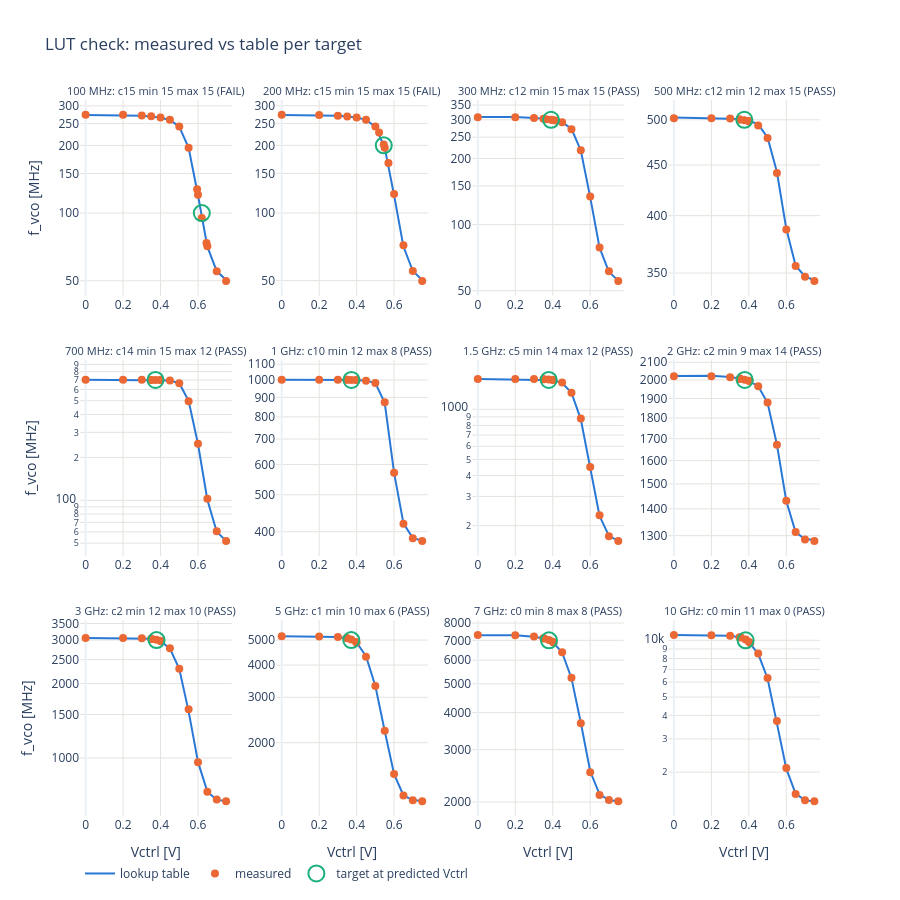

Notebook cell for this chart:
### Code cell
# Per target: table curve (line), measured points (dots), predicted operating point (circle at f_target).
measured = summary[summary["kind"] == "summary"]
N_COLS = 4
n_rows = -(-len(measured) // N_COLS)
titles = [f"{freq_label(r.f_target / 1e6)}: c{r.vco_tune_coarse:.0f} min {r.vco_current_min:.0f} "
          f"max {r.vco_current_max:.0f} ({r.result})" for r in measured.itertuples()]
fig = make_subplots(rows=n_rows, cols=N_COLS, subplot_titles=titles, horizontal_spacing=0.06, vertical_spacing=0.09)
for i, r in enumerate(measured.itertuples()):
    row, col = i // N_COLS + 1, i % N_COLS + 1
    d = points[points["f_target"] == r.f_target].sort_values("vctrl_set")
    tab = d[d["kind"] == "table"]
    first = i == 0
    fig.add_scatter(x=tab["vctrl_set"], y=tab["f_table"] / 1e6, mode="lines", line=dict(color=BLUE, width=2),
                    name="lookup table", legendgroup="table", showlegend=first, row=row, col=col,
                    hovertemplate="table: Vctrl %{x:.3f} V, %{y:.1f} MHz<extra></extra>")
    fig.add_scatter(x=d["vctrl_set"], y=d["f_vco"] / 1e6, mode="markers", marker=dict(color=ORANGE, size=8),
                    name="measured", legendgroup="meas", showlegend=first, row=row, col=col,
                    customdata=np.c_[d["kind"], d["dev_pct"]],
                    hovertemplate="%{customdata[0]}: Vctrl %{x:.3f} V, %{y:.1f} MHz (%{customdata[1]:+.2f} %)"
                                  "<extra></extra>")
    fig.add_scatter(x=[r.vctrl_pred], y=[r.f_target / 1e6], mode="markers",
                    marker=dict(size=16, color="rgba(0,0,0,0)", line=dict(color=GREEN, width=2)),
                    name="target at predicted Vctrl", legendgroup="op", showlegend=first, row=row, col=col,
                    hovertemplate=f"target {r.f_target / 1e6:.1f} MHz at Vctrl {r.vctrl_pred:.3f} V, "
                                  f"measured {r.f_vco / 1e6:.1f} MHz<extra></extra>")
fig.update_layout(title="LUT check: measured vs table per target", template="plotly_white",
                  height=300 * n_rows, legend=dict(orientation="h", y=-0.06), hoverlabel=dict(namelength=-1))
fig.update_annotations(font_size=11)
fig.update_xaxes(gridcolor=GRID, range=[-0.03, 0.78])
fig.update_xaxes(title="Vctrl [V]", row=n_rows)
fig.update_yaxes(type="log", gridcolor=GRID)
fig.update_yaxes(title="f_vco [MHz]", col=1)
save(fig, "curves")
unreachable = summary[summary["kind"] == "unreachable"]["f_target"]
if len(unreachable):
    print("not reachable from the table:", ", ".join(freq_label(f / 1e6) for f in unreachable))

### Figure 1 — Plotly figure (JSON) as saved in the notebook; plotly's stock layout.template omitted (floating-point values rounded to 4 significant figures)
{"data": [{"hovertemplate": "table: Vctrl %{x:.3f} V, %{y:.1f} MHz<extra></extra>", "legendgroup": "table", "line": {"color": "#2a78d6", "width": 2}, "mode": "lines", "name": "lookup table", "showlegend": true, "type": "scatter", "x": [0.0, 0.2, 0.3, 0.35, 0.4, 0.45, 0.5, 0.55, 0.6, 0.65, 0.7, 0.75], "xaxis": "x", "y": [273.3, 272.8, 271.2, 268.7, 265.8, 259.7, 242.3, 195.2, 120.0, 70.89, 55.2, 50.35], "yaxis": "y"}, {"customdata": [["table", 0.1866], ["table", 0.2827], ["table", 0.09738], ["table", 0.3066], ["table", 0.1878], ["table", 0.2122], ["table", 0.185], ["table", 0.09302], ["kvco", 0.6001], ["table", 0.5089], ["operating", -4.854], ["kvco", -2.458], ["table", 0.4844], ["table", -0.1088], ["table", -0.8645]], "hovertemplate": "%{customdata[0]}: Vctrl %{x:.3f} V, %{y:.1f} MHz (%{customdata[1]:+.2f} %)<extra></extra>", "legendgroup": "meas", "marker": {"color": "#eb6834", "size": 8}, "mode": "markers", "name": "measured", "showlegend": true, "type": "scatter", "x": [0.0, 0.2, 0.3, 0.35, 0.4, 0.45, 0.5, 0.55, 0.5954, 0.6, 0.6204, 0.6454, 0.65, 0.7, 0.75], "xaxis": "x", "y": [273.8, 273.6, 271.4, 269.5, 266.3, 260.2, 242.7, 195.3, 127.7, 120.6, 95.11, 73.56, 71.23, 55.14, 49.91], "yaxis": "y"}, {"hovertemplate": "target 100.0 MHz at Vctrl 0.620 V, measured 95.1 MHz<extra></extra>", "legendgroup": "op", "marker": {"color": "rgba(0,0,0,0)", "line": {"color": "#1baf7a", "width": 2}, "size": 16}, "mode": "markers", "name": "target at predicted Vctrl", "showlegend": true, "type": "scatter", "x": [0.6204], "xaxis": "x", "y": [100], "yaxis": "y"}, {"hovertemplate": "table: Vctrl %{x:.3f} V, %{y:.1f} MHz<extra></extra>", "legendgroup": "table", "line": {"color": "#2a78d6", "width": 2}, "mode": "lines", "name": "lookup table", "showlegend": false, "type": "scatter", "x": [0.0, 0.2, 0.3, 0.35, 0.4, 0.45, 0.5, 0.55, 0.6, 0.65, 0.7, 0.75], "xaxis": "x2", "y": [273.3, 272.8, 271.2, 268.7, 265.8, 259.7, 242.3, 195.2, 120.0, 70.89, 55.2, 50.35], "yaxis": "y2"}, {"customdata": [["table", 0.09709], ["table", 0.1071], ["table", -0.009001], ["table", 0.1154], ["table", 0.1045], ["table", 0.1312], ["table", 0.1453], ["kvco", 2.145], ["operating", 0.835], ["table", -0.1445], ["kvco", 0.9839], ["table", 1.148], ["table", 1.255], ["table", -0.05773], ["table", -0.9722]], "hovertemplate": "%{customdata[0]}: Vctrl %{x:.3f} V, %{y:.1f} MHz (%{customdata[1]:+.2f} %)<extra></extra>", "legendgroup": "meas", "marker": {"color": "#eb6834", "size": 8}, "mode": "markers", "name": "measured", "showlegend": false, "type": "scatter", "x": [0.0, 0.2, 0.3, 0.35, 0.4, 0.45, 0.5, 0.5199, 0.5449, 0.55, 0.5699, 0.6, 0.65, 0.7, 0.75], "xaxis": "x2", "y": [273.5, 273.1, 271.1, 269.0, 266.1, 260.0, 242.6, 228.3, 201.6, 194.9, 166.9, 121.4, 71.78, 55.17, 49.86], "yaxis": "y2"}, {"hovertemplate": "target 200.0 MHz at Vctrl 0.545 V, measured 201.6 MHz<extra></extra>", "legendgroup": "op", "marker": {"color": "rgba(0,0,0,0)", "line": {"color": "#1baf7a", "width": 2}, "size": 16}, "mode": "markers", "name": "target at predicted Vctrl", "showlegend": false, "type": "scatter", "x": [0.5449], "xaxis": "x2", "y": [200], "yaxis": "y2"}, {"hovertemplate": "table: Vctrl %{x:.3f} V, %{y:.1f} MHz<extra></extra>", "legendgroup": "table", "line": {"color": "#2a78d6", "width": 2}, "mode": "lines", "name": "lookup table", "showlegend": false, "type": "scatter", "x": [0.0, 0.2, 0.3, 0.35, 0.4, 0.45, 0.5, 0.55, 0.6, 0.65, 0.7, 0.75], "xaxis": "x3", "y": [309.0, 308.5, 305.7, 303.7, 299.2, 292.6, 273.1, 217.5, 133.3, 78.54, 60.91, 55.58], "yaxis": "y3"}, {"customdata": [["table", -0.1897], ["table", -0.09789], ["table", -0.03969], ["table", -0.195], ["kvco", -0.06492], ["operating", 0.01406], ["table", 0.0544], ["kvco", 0.1997], ["table", -0.09705], ["table", -0.4102], ["table", 0.2982], ["table", 0.6281], ["table", 0.1693], ["table", 0.5974], ["table", -0.3154]], "hovertemplate": "%{customdata[0]}: Vctrl %{x:.3f} V, %{y:.1f} MHz (%{customdata[1]:+.2f} %)<extra></extra>", "legendgroup": "meas", "marker": {"color": "#eb6834", "size": 8}, "mode": "markers", "name": "measured", "showlegend": false, "type": "scatter", "x": [0.0, 0.2, 0.3, 0.35, 0.3659, 0.3909, 0.4, 0.4159, 0.45, 0.5, 0.55, 0.6, 0.65, 0.7, 0.75], "xaxis": "x3", "y": [308.4, 308.2, 305.6, 303.1, 302.1, 300.0, 299.3, 297.7, 292.3, 271.9, 218.2, 134.2, 78.67, 61.27, 55.4], "yaxis": "y3"}, {"hovertemplate": "target 300.0 MHz at Vctrl 0.391 V, measured 300.0 MHz<extra></extra>", "legendgroup": "op", "marker": {"color": "rgba(0,0,0,0)", "line": {"color": "#1baf7a", "width": 2}, "size": 16}, "mode": "markers", "name": "target at predicted Vctrl", "showlegend": false, "type": "scatter", "x": [0.3909], "xaxis": "x3", "y": [300], "yaxis": "y3"}, {"hovertemplate": "table: Vctrl %{x:.3f} V, %{y:.1f} MHz<extra></extra>", "legendgroup": "table", "line": {"color": "#2a78d6", "width": 2}, "mode": "lines", "name": "lookup table", "showlegend": false, "type": "scatter", "x": [0.0, 0.2, 0.3, 0.35, 0.4, 0.45, 0.5, 0.55, 0.6, 0.65, 0.7, 0.75], "xaxis": "x4", "y": [502.6, 502.1, 501.9, 501.0, 499.1, 494.6, 480.0, 442.8, 387.9, 356.0, 347.3, 344.2], "yaxis": "y4"}, {"customdata": [["table", -0.1951], ["table", -0.06635], ["table", -0.06511], ["table", -0.1299], ["kvco", -0.1299], ["operating", -0.08263], ["table", -0.1146], ["kvco", -0.1786], ["table", -0.2281], ["table", -0.1734], ["table", -0.2491], ["table", -0.1594], ["table", -0.05508], ["table", -0.1139], ["table", -0.1537]], "hovertemplate": "%{customdata[0]}: Vctrl %{x:.3f} V, %{y:.1f} MHz (%{customdata[1]:+.2f} %)<extra></extra>", "legendgroup": "meas", "marker": {"color": "#eb6834", "size": 8}, "mode": "markers", "name": "measured", "showlegend": false, "type": "scatter", "x": [0.0, 0.2, 0.3, 0.35, 0.351, 0.376, 0.4, 0.401, 0.45, 0.5, 0.55, 0.6, 0.65, 0.7, 0.75], "xaxis": "x4", "y": [501.7, 501.8, 501.6, 500.4, 500.3, 499.6, 498.5, 498.1, 493.5, 479.1, 441.7, 387.3, 355.8, 346.9, 343.6], "yaxis": "y4"}, {"hovertemplate": "target 500.0 MHz at Vctrl 0.376 V, measured 499.6 MHz<extra></extra>", "legendgroup": "op", "marker": {"color": "rgba(0,0,0,0)", "line": {"color": "#1baf7a", "width": 2}, "size": 16}, "mode": "markers", "name": "target at predicted Vctrl", "showlegend": false, "type": "scatter", "x": [0.376], "xaxis": "x4", "y": [500], "yaxis": "y4"}, {"hovertemplate": "table: Vctrl %{x:.3f} V, %{y:.1f} MHz<extra></extra>", "legendgroup": "table", "line": {"color": "#2a78d6", "width": 2}, "mode": "lines", "name": "lookup table", "showlegend": false, "type": "scatter", "x": [0.0, 0.2, 0.3, 0.35, 0.4, 0.45, 0.5, 0.55, 0.6, 0.65, 0.7, 0.75], "xaxis": "x5", "y": [701.7, 701.5, 701.1, 700.5, 699.4, 693.8, 664.3, 499.5, 248.5, 100.9, 60.07, 51.91], "yaxis": "y5"}, {"customdata": [["table", 0.01646], ["table", 0.006552], ["table", 0.00409], ["kvco", -0.001785], ["table", -0.006297], ["operating", -0.008345], ["kvco", -0.035], ["table", -0.0568], ["table", -0.02872], ["table", -0.0423], ["table", -0.6295], ["table", 0.4952], ["table", 1.616], ["table", 0.7984], ["table", -0.3336]], "hovertemplate": "%{customdata[0]}: Vctrl %{x:.3f} V, %{y:.1f} MHz (%{customdata[1]:+.2f} %)<extra></extra>", "legendgroup": "meas", "marker": {"color": "#eb6834", "size": 8}, "mode": "markers", "name": "measured", "showlegend": false, "type": "scatter", "x": [0.0, 0.2, 0.3, 0.3481, 0.35, 0.3731, 0.3981, 0.4, 0.45, 0.5, 0.55, 0.6, 0.65, 0.7, 0.75], "xaxis": "x5", "y": [701.8, 701.5, 701.2, 700.5, 700.4, 699.9, 699.2, 699.0, 693.6, 664.0, 496.3, 249.7, 102.5, 60.55, 51.74], "yaxis": "y5"}, {"hovertemplate": "target 700.0 MHz at Vctrl 0.373 V, measured 699.9 MHz<extra></extra>", "legendgroup": "op", "marker": {"color": "rgba(0,0,0,0)", "line": {"color": "#1baf7a", "width": 2}, "size": 16}, "mode": "markers", "name": "target at predicted Vctrl", "showlegend": false, "type": "scatter", "x": [0.3731], "xaxis": "x5", "y": [700], "yaxis": "y5"}, {"hovertemplate": "table: Vctrl %{x:.3f} V, %{y:.1f} MHz<extra></extra>", "legendgroup": "table", "line": {"color": "#2a78d6", "width": 2}, "mode": "lines", "name": "lookup table", "showlegend": false, "type": "scatter", "x": [0.0, 0.2, 0.3, 0.35, 0.4, 0.45, 0.5, 0.55, 0.6, 0.65, 0.7, 0.75], "xaxis": "x6", "y": [1002.0, 1001.0, 1001.0, 1001.0, 999.3, 995.7, 981.7, 870.9, 570.3, 420.8, 384.8, 379.3], "yaxis": "y6"}, {"customdata": [["table", 0.008707], ["table", -0.003436], ["table", 0.02349], ["kvco", -0.01259], ["table", -0.01564], ["operating", -0.004152], ["kvco", -0.01915], ["table", -0.02009], ["table", -0.006986], ["table", -0.01516], ["table", 0.3801], ["table", 0.1989], ["table", -0.1777], ["table", -0.1232], ["table", -0.3184]], "hovertemplate": "%{customdata[0]}: Vctrl %{x:.3f} V, %{y:.1f} MHz (%{customdata[1]:+.2f} %)<extra></extra>", "legendgroup": "meas", "marker": {"color": "#eb6834", "size": 8}, "mode": "markers", "name": "measured", "showlegend": false, "type": "scatter", "x": [0.0, 0.2, 0.3, 0.3471, 0.35, 0.3721, 0.3971, 0.4, 0.45, 0.5, 0.55, 0.6, 0.65, 0.7, 0.75], "xaxis": "x6", "y": [1002.0, 1001.0, 1001.0, 1000.0, 1000.0, 1000.0, 999.2, 999.1, 995.6, 981.5, 874.2, 571.5, 420.0, 384.4, 378.1], "yaxis": "y6"}, {"hovertemplate": "target 1000.0 MHz at Vctrl 0.372 V, measured 1000.0 MHz<extra></extra>", "legendgroup": "op", "marker": {"color": "rgba(0,0,0,0)", "line": {"color": "#1baf7a", "width": 2}, "size": 16}, "mode": "markers", "name": "target at predicted Vctrl", "showlegend": false, "type": "scatter", "x": [0.3721], "xaxis": "x6", "y": [1000], "yaxis": "y6"}, {"hovertemplate": "table: Vctrl %{x:.3f} V, %{y:.1f} MHz<extra></extra>", "legendgroup": "table", "line": {"color": "#2a78d6", "width": 2}, "mode": "lines", "name": "lookup table", "showlegend": false, "type": "scatter", "x": [0.0, 0.2, 0.3, 0.35, 0.4, 0.45, 0.5, 0.55, 0.6, 0.65, 0.7, 0.75], "xaxis": "x7", "y": [1520.0, 1512.0, 1511.0, 1507.0, 1494.0, 1440.0, 1256.0, 870.3, 449.0, 229.2, 173.8, 162.2], "yaxis": "y7"}, {"customdata": [["table", -0.04878], ["table", 0.4426], ["table", 0.3759], ["table", 0.4313], ["kvco", 0.4373], ["operating", 0.5501], ["table", 0.3878], ["kvco", 0.4804], ["table", 0.5495], ["table", -0.0113], ["table", 0.992], ["table", 0.2611], ["table", 0.9187], ["table", -0.4311], ["table", -0.2672]], "hovertemplate": "%{customdata[0]}: Vctrl %{x:.3f} V, %{y:.1f} MHz (%{customdata[1]:+.2f} %)<extra></extra>", "legendgroup": "meas", "marker": {"color": "#eb6834", "size": 8}, "mode": "markers", "name": "measured", "showlegend": false, "type": "scatter", "x": [0.0, 0.2, 0.3, 0.35, 0.3536, 0.3786, 0.4, 0.4036, 0.45, 0.5, 0.55, 0.6, 0.65, 0.7, 0.75], "xaxis": "x7", "y": [1519.0, 1519.0, 1517.0, 1514.0, 1513.0, 1508.0, 1500.0, 1498.0, 1448.0, 1256.0, 878.9, 450.2, 231.4, 173.0, 161.8], "yaxis": "y7"}, {"hovertemplate": "target 1500.0 MHz at Vctrl 0.379 V, measured 1508.3 MHz<extra></extra>", "legendgroup": "op", "marker": {"color": "rgba(0,0,0,0)", "line": {"color": "#1baf7a", "width": 2}, "size": 16}, "mode": "markers", "name": "target at predicted Vctrl", "showlegend": false, "type": "scatter", "x": [0.3786], "xaxis": "x7", "y": [1500], "yaxis": "y7"}, {"hovertemplate": "table: Vctrl %{x:.3f} V, %{y:.1f} MHz<extra></extra>", "legendgroup": "table", "line": {"color": "#2a78d6", "width": 2}, "mode": "lines", "name": "lookup table", "showlegend": false, "type": "scatter", "x": [0.0, 0.2, 0.3, 0.35, 0.4, 0.45, 0.5, 0.55, 0.6, 0.65, 0.7, 0.75], "xaxis": "x8", "y": [2021.0, 2024.0, 2016.0, 2008.0, 1994.0, 1966.0, 1877.0, 1673.0, 1431.0, 1312.0, 1288.0, 1284.0], "yaxis": "y8"}, {"customdata": [["table", -0.006795], ["table", -0.1685], ["table", -0.06304], ["table", -0.1548], ["kvco", 0.01354], ["operating", 0.02762], ["table", 0.09674], ["kvco", 0.0885], ["table", -0.02608], ["table", 0.08727], ["table", -0.03744], ["table", 0.07439], ["table", 0.1131], ["table", -0.1122], ["table", -0.2655]], "hovertemplate": "%{customdata[0]}: Vctrl %{x:.3f} V, %{y:.1f} MHz (%{customdata[1]:+.2f} %)<extra></extra>", "legendgroup": "meas", "marker": {"color": "#eb6834", "size": 8}, "mode": "markers", "name": "measured", "showlegend": false, "type": "scatter", "x": [0.0, 0.2, 0.3, 0.35, 0.3532, 0.3782, 0.4, 0.4032, 0.45, 0.5, 0.55, 0.6, 0.65, 0.7, 0.75], "xaxis": "x8", "y": [2021.0, 2020.0, 2015.0, 2005.0, 2008.0, 2001.0, 1995.0, 1993.0, 1965.0, 1879.0, 1672.0, 1432.0, 1314.0, 1286.0, 1281.0], "yaxis": "y8"}, {"hovertemplate": "target 2000.0 MHz at Vctrl 0.378 V, measured 2000.6 MHz<extra></extra>", "legendgroup": "op", "marker": {"color": "rgba(0,0,0,0)", "line": {"color": "#1baf7a", "width": 2}, "size": 16}, "mode": "markers", "name": "target at predicted Vctrl", "showlegend": false, "type": "scatter", "x": [0.3782], "xaxis": "x8", "y": [2000], "yaxis": "y8"}, {"hovertemplate": "table: Vctrl %{x:.3f} V, %{y:.1f} MHz<extra></extra>", "legendgroup": "table", "line": {"color": "#2a78d6", "width": 2}, "mode": "lines", "name": "lookup table", "showlegend": false, "type": "scatter", "x": [0.0, 0.2, 0.3, 0.35, 0.4, 0.45, 0.5, 0.55, 0.6, 0.65, 0.7, 0.75], "xaxis": "x9", "y": [3059.0, 3055.0, 3048.0, 3034.0, 2974.0, 2768.0, 2295.0, 1544.0, 964.6, 731.6, 676.9, 670.0], "yaxis": "y9"}, {"customdata": [["table", -0.09434], ["table", 0.001278], ["table", 0.02664], ["table", -0.001202], ["kvco", -0.02673], ["operating", 0.2985], ["table", 0.05956], ["kvco", 0.2944], ["table", 0.3845], ["table", -0.0001116], ["table", 2.059], ["table", -0.3894], ["table", -0.2561], ["table", 0.3186], ["table", -0.1889]], "hovertemplate": "%{customdata[0]}: Vctrl %{x:.3f} V, %{y:.1f} MHz (%{customdata[1]:+.2f} %)<extra></extra>", "legendgroup": "meas", "marker": {"color": "#eb6834", "size": 8}, "mode": "markers", "name": "measured", "showlegend": false, "type": "scatter", "x": [0.0, 0.2, 0.3, 0.35, 0.3536, 0.3786, 0.4, 0.4036, 0.45, 0.5, 0.55, 0.6, 0.65, 0.7, 0.75], "xaxis": "x9", "y": [3056.0, 3055.0, 3049.0, 3034.0, 3029.0, 3009.0, 2976.0, 2968.0, 2779.0, 2295.0, 1576.0, 960.8, 729.7, 679.1, 668.8], "yaxis": "y9"}, {"hovertemplate": "target 3000.0 MHz at Vctrl 0.379 V, measured 3008.9 MHz<extra></extra>", "legendgroup": "op", "marker": {"color": "rgba(0,0,0,0)", "line": {"color": "#1baf7a", "width": 2}, "size": 16}, "mode": "markers", "name": "target at predicted Vctrl", "showlegend": false, "type": "scatter", "x": [0.3786], "xaxis": "x9", "y": [3000], "yaxis": "y9"}, {"hovertemplate": "table: Vctrl %{x:.3f} V, %{y:.1f} MHz<extra></extra>", "legendgroup": "table", "line": {"color": "#2a78d6", "width": 2}, "mode": "lines", "name": "lookup table", "showlegend": false, "type": "scatter", "x": [0.0, 0.2, 0.3, 0.35, 0.4, 0.45, 0.5, 0.55, 0.6, 0.65, 0.7, 0.75], "xaxis": "x10", "y": [5171.0, 5168.0, 5137.0, 5080.0, 4893.0, 4328.0, 3319.0, 2219.0, 1509.0, 1249.0, 1198.0, 1189.0], "yaxis": "y10"}, {"customdata": [["table", 0.1372], ["table", 0.00623], ["table", -0.01268], ["kvco", 0.1103], ["table", 0.1042], ["operating", 0.6275], ["kvco", 0.2066], ["table", -0.09155], ["table", -0.4133], ["table", -0.008813], ["table", 0.2164], ["table", 0.2228], ["table", 0.03135], ["table", -0.1245], ["table", -0.2647]], "hovertemplate": "%{customdata[0]}: Vctrl %{x:.3f} V, %{y:.1f} MHz (%{customdata[1]:+.2f} %)<extra></extra>", "legendgroup": "meas", "marker": {"color": "#eb6834", "size": 8}, "mode": "markers", "name": "measured", "showlegend": false, "type": "scatter", "x": [0.0, 0.2, 0.3, 0.3464, 0.35, 0.3714, 0.3964, 0.4, 0.45, 0.5, 0.55, 0.6, 0.65, 0.7, 0.75], "xaxis": "x10", "y": [5179.0, 5168.0, 5137.0, 5090.0, 5085.0, 5031.0, 4917.0, 4889.0, 4310.0, 3319.0, 2224.0, 1513.0, 1250.0, 1197.0, 1186.0], "yaxis": "y10"}, {"hovertemplate": "target 5000.0 MHz at Vctrl 0.371 V, measured 5031.3 MHz<extra></extra>", "legendgroup": "op", "marker": {"color": "rgba(0,0,0,0)", "line": {"color": "#1baf7a", "width": 2}, "size": 16}, "mode": "markers", "name": "target at predicted Vctrl", "showlegend": false, "type": "scatter", "x": [0.3714], "xaxis": "x10", "y": [5000], "yaxis": "y10"}, {"hovertemplate": "table: Vctrl %{x:.3f} V, %{y:.1f} MHz<extra></extra>", "legendgroup": "table", "line": {"color": "#2a78d6", "width": 2}, "mode": "lines", "name": "lookup table", "showlegend": false, "type": "scatter", "x": [0.0, 0.2, 0.3, 0.35, 0.4, 0.45, 0.5, 0.55, 0.6, 0.65, 0.7, 0.75], "xaxis": "x11", "y": [7284.0, 7279.0, 7198.0, 7114.0, 6923.0, 6369.0, 5222.0, 3699.0, 2539.0, 2124.0, 2033.0, 2015.0], "yaxis": "y11"}, {"customdata": [["table", 0.09593], ["table", -0.0208], ["table", 0.1065], ["table", 0.02509], ["kvco", 0.09304], ["operating", 0.3046], ["table", -0.09103], ["kvco", 0.1684], ["table", 0.1585], ["table", 0.2887], ["table", -0.3954], ["table", -0.7372], ["table", -0.4298], ["table", 0.04453], ["table", -0.04129]], "hovertemplate": "%{customdata[0]}: Vctrl %{x:.3f} V, %{y:.1f} MHz (%{customdata[1]:+.2f} %)<extra></extra>", "legendgroup": "meas", "marker": {"color": "#eb6834", "size": 8}, "mode": "markers", "name": "measured", "showlegend": false, "type": "scatter", "x": [0.0, 0.2, 0.3, 0.35, 0.3549, 0.3799, 0.4, 0.4049, 0.45, 0.5, 0.55, 0.6, 0.65, 0.7, 0.75], "xaxis": "x11", "y": [7291.0, 7277.0, 7206.0, 7116.0, 7102.0, 7021.0, 6917.0, 6881.0, 6379.0, 5237.0, 3685.0, 2520.0, 2115.0, 2034.0, 2014.0], "yaxis": "y11"}, {"hovertemplate": "target 7000.0 MHz at Vctrl 0.380 V, measured 7021.3 MHz<extra></extra>", "legendgroup": "op", "marker": {"color": "rgba(0,0,0,0)", "line": {"color": "#1baf7a", "width": 2}, "size": 16}, "mode": "markers", "name": "target at predicted Vctrl", "showlegend": false, "type": "scatter", "x": [0.3799], "xaxis": "x11", "y": [7000], "yaxis": "y11"}, {"hovertemplate": "table: Vctrl %{x:.3f} V, %{y:.1f} MHz<extra></extra>", "legendgroup": "table", "line": {"color": "#2a78d6", "width": 2}, "mode": "lines", "name": "lookup table", "showlegend": false, "type": "scatter", "x": [0.0, 0.2, 0.3, 0.35, 0.4, 0.45, 0.5, 0.55, 0.6, 0.65, 0.7, 0.75], "xaxis": "x12", "y": [10650.0, 10640.0, 10570.0, 10390.0, 9797.0, 8478.0, 6277.0, 3627.0, 2087.0, 1532.0, 1421.0, 1398.0], "yaxis": "y12"}, {"customdata": [["table", 0.05698], ["table", -0.002095], ["table", -0.01412], ["table", -0.01465], ["kvco", 0.3851], ["operating", 0.8828], ["table", 0.3129], ["kvco", 1.015], ["table", 0.4908], ["table", 0.5363], ["table", 2.983], ["table", 0.6714], ["table", -0.008211], ["table", -0.05839], ["table", 0.3273]], "hovertemplate": "%{customdata[0]}: Vctrl %{x:.3f} V, %{y:.1f} MHz (%{customdata[1]:+.2f} %)<extra></extra>", "legendgroup": "meas", "marker": {"color": "#eb6834", "size": 8}, "mode": "markers", "name": "measured", "showlegend": false, "type": "scatter", "x": [0.0, 0.2, 0.3, 0.35, 0.3578, 0.3828, 0.4, 0.4078, 0.45, 0.5, 0.55, 0.6, 0.65, 0.7, 0.75], "xaxis": "x12", "y": [10660.0, 10640.0, 10570.0, 10380.0, 10330.0, 10090.0, 9828.0, 9689.0, 8519.0, 6311.0, 3735.0, 2101.0, 1532.0, 1420.0, 1402.0], "yaxis": "y12"}, {"hovertemplate": "target 10000.0 MHz at Vctrl 0.383 V, measured 10087.9 MHz<extra></extra>", "legendgroup": "op", "marker": {"color": "rgba(0,0,0,0)", "line": {"color": "#1baf7a", "width": 2}, "size": 16}, "mode": "markers", "name": "target at predicted Vctrl", "showlegend": false, "type": "scatter", "x": [0.3828], "xaxis": "x12", "y": [10000], "yaxis": "y12"}], "layout": {"annotations": [{"font": {"size": 11}, "showarrow": false, "text": "100 MHz: c15 min 15 max 15 (FAIL)", "x": 0.1025, "xanchor": "center", "xref": "paper", "y": 1, "yanchor": "bottom", "yref": "paper"}, {"font": {"size": 11}, "showarrow": false, "text": "200 MHz: c15 min 15 max 15 (FAIL)", "x": 0.3675, "xanchor": "center", "xref": "paper", "y": 1, "yanchor": "bottom", "yref": "paper"}, {"font": {"size": 11}, "showarrow": false, "text": "300 MHz: c12 min 15 max 15 (PASS)", "x": 0.6325, "xanchor": "center", "xref": "paper", "y": 1, "yanchor": "bottom", "yref": "paper"}, {"font": {"size": 11}, "showarrow": false, "text": "500 MHz: c12 min 12 max 15 (PASS)", "x": 0.8975, "xanchor": "center", "xref": "paper", "y": 1, "yanchor": "bottom", "yref": "paper"}, {"font": {"size": 11}, "showarrow": false, "text": "700 MHz: c14 min 15 max 12 (PASS)", "x": 0.1025, "xanchor": "center", "xref": "paper", "y": 0.6367, "yanchor": "bottom", "yref": "paper"}, {"font": {"size": 11}, "showarrow": false, "text": "1 GHz: c10 min 12 max 8 (PASS)", "x": 0.3675, "xanchor": "center", "xref": "paper", "y": 0.6367, "yanchor": "bottom", "yref": "paper"}, {"font": {"size": 11}, "showarrow": false, "text": "1.5 GHz: c5 min 14 max 12 (PASS)", "x": 0.6325, "xanchor": "center", "xref": "paper", "y": 0.6367, "yanchor": "bottom", "yref": "paper"}, {"font": {"size": 11}, "showarrow": false, "text": "2 GHz: c2 min 9 max 14 (PASS)", "x": 0.8975, "xanchor": "center", "xref": "paper", "y": 0.6367, "yanchor": "bottom", "yref": "paper"}, {"font": {"size": 11}, "showarrow": false, "text": "3 GHz: c2 min 12 max 10 (PASS)", "x": 0.1025, "xanchor": "center", "xref": "paper", "y": 0.2733, "yanchor": "bottom", "yref": "paper"}, {"font": {"size": 11}, "showarrow": false, "text": "5 GHz: c1 min 10 max 6 (PASS)", "x": 0.3675, "xanchor": "center", "xref": "paper", "y": 0.2733, "yanchor": "bottom", "yref": "paper"}, {"font": {"size": 11}, "showarrow": false, "text": "7 GHz: c0 min 8 max 8 (PASS)", "x": 0.6325, "xanchor": "center", "xref": "paper", "y": 0.2733, "yanchor": "bottom", "yref": "paper"}, {"font": {"size": 11}, "showarrow": false, "text": "10 GHz: c0 min 11 max 0 (PASS)", "x": 0.8975, "xanchor": "center", "xref": "paper", "y": 0.2733, "yanchor": "bottom", "yref": "paper"}], "height": 900, "hoverlabel": {"namelength": -1}, "legend": {"orientation": "h", "y": -0.06}, "title": {"text": "LUT check: measured vs table per target"}, "xaxis": {"anchor": "y", "domain": [0, 0.205], "gridcolor": "#e4e3df", "range": [-0.03, 0.78]}, "xaxis10": {"anchor": "y10", "domain": [0.265, 0.47], "gridcolor": "#e4e3df", "range": [-0.03, 0.78], "title": {"text": "Vctrl [V]"}}, "xaxis11": {"anchor": "y11", "domain": [0.53, 0.735], "gridcolor": "#e4e3df", "range": [-0.03, 0.78], "title": {"text": "Vctrl [V]"}}, "xaxis12": {"anchor": "y12", "domain": [0.795, 1], "gridcolor": "#e4e3df", "range": [-0.03, 0.78], "title": {"text": "Vctrl [V]"}}, "xaxis2": {"anchor": "y2", "domain": [0.265, 0.47], "gridcolor": "#e4e3df", "range": [-0.03, 0.78]}, "xaxis3": {"anchor": "y3", "domain": [0.53, 0.735], "gridcolor": "#e4e3df", "range": [-0.03, 0.78]}, "xaxis4": {"anchor": "y4", "domain": [0.795, 1], "gridcolor": "#e4e3df", "range": [-0.03, 0.78]}, "xaxis5": {"anchor": "y5", "domain": [0, 0.205], "gridcolor": "#e4e3df", "range": [-0.03, 0.78]}, "xaxis6": {"anchor": "y6", "domain": [0.265, 0.47], "gridcolor": "#e4e3df", "range": [-0.03, 0.78]}, "xaxis7": {"anchor": "y7", "domain": [0.53, 0.735], "gridcolor": "#e4e3df", "range": [-0.03, 0.78]}, "xaxis8": {"anchor": "y8", "domain": [0.795, 1], "gridcolor": "#e4e3df", "range": [-0.03, 0.78]}, "xaxis9": {"anchor": "y9", "domain": [0, 0.205], "gridcolor": "#e4e3df", "range": [-0.03, 0.78], "title": {"text": "Vctrl [V]"}}, "yaxis": {"anchor": "x", "domain": [0.7267, 1], "gridcolor": "#e4e3df", "title": {"text": "f_vco [MHz]"}, "type": "log"}, "yaxis10": {"anchor": "x10", "domain": [0, 0.2733], "gridcolor": "#e4e3df", "type": "log"}, "yaxis11": {"anchor": "x11", "domain": [0, 0.2733], "gridcolor": "#e4e3df", "type": "log"}, "yaxis12": {"anchor": "x12", "domain": [0, 0.2733], "gridcolor": "#e4e3df", "type": "log"}, "yaxis2": {"anchor": "x2", "domain": [0.7267, 1], "gridcolor": "#e4e3df", "type": "log"}, "yaxis3": {"anchor": "x3", "domain": [0.7267, 1], "gridcolor": "#e4e3df", "type": "log"}, "yaxis4": {"anchor": "x4", "domain": [0.7267, 1], "gridcolor": "#e4e3df", "type": "log"}, "yaxis5": {"anchor": "x5", "domain": [0.3633, 0.6367], "gridcolor": "#e4e3df", "title": {"text": "f_vco [MHz]"}, "type": "log"}, "yaxis6": {"anchor": "x6", "domain": [0.3633, 0.6367], "gridcolor": "#e4e3df", "type": "log"}, "yaxis7": {"anchor": "x7", "domain": [0.3633, 0.6367], "gridcolor": "#e4e3df", "type": "log"}, "yaxis8": {"anchor": "x8", "domain": [0.3633, 0.6367], "gridcolor": "#e4e3df", "type": "log"}, "yaxis9": {"anchor": "x9", "domain": [0, 0.2733], "gridcolor": "#e4e3df", "title": {"text": "f_vco [MHz]"}, "type": "log"}}}
